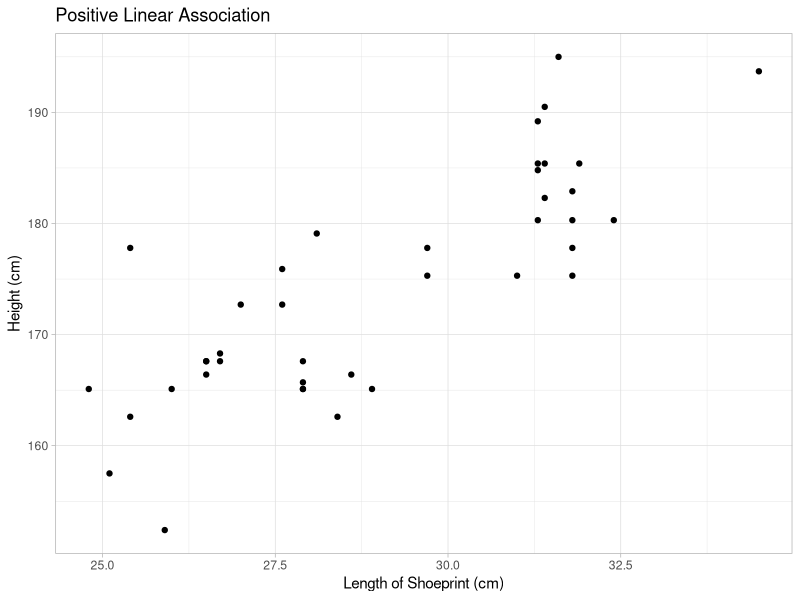
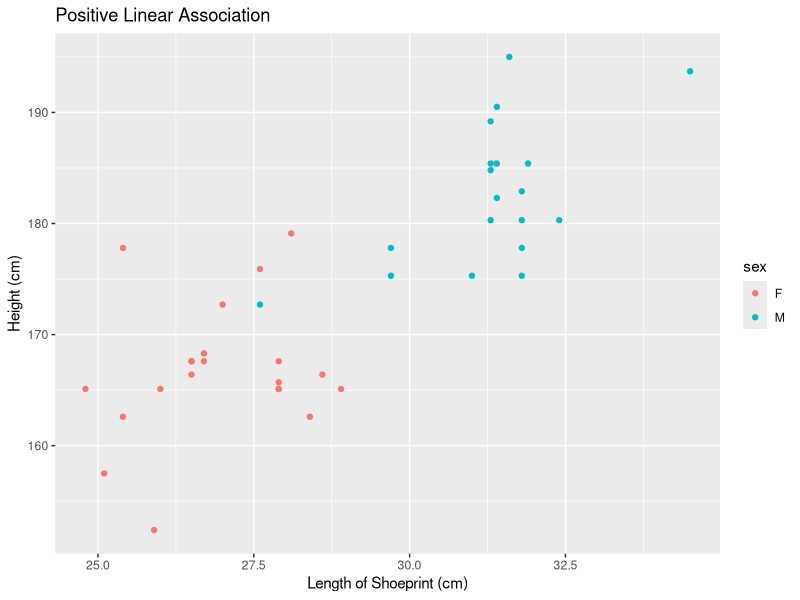
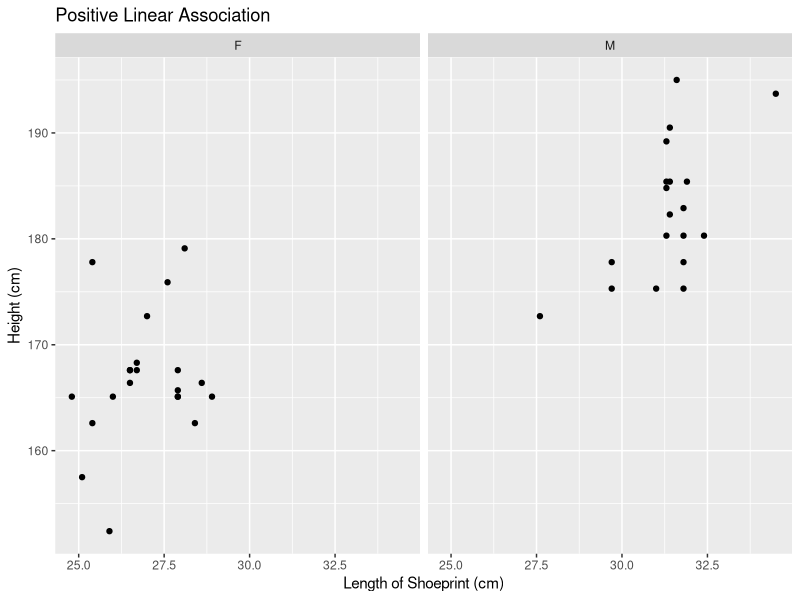
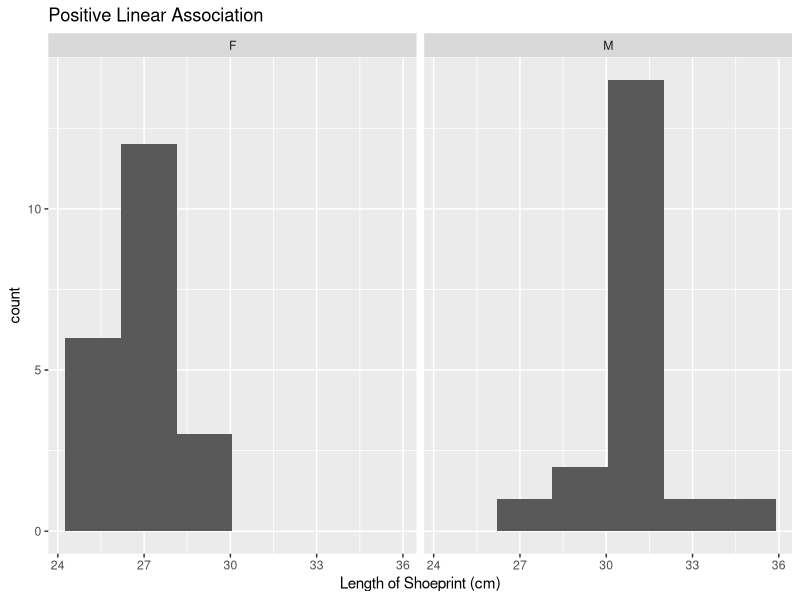
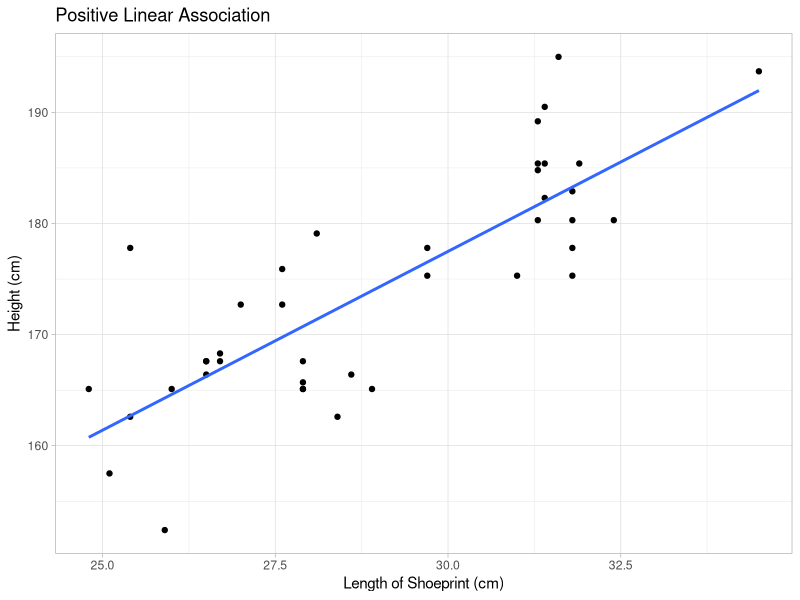
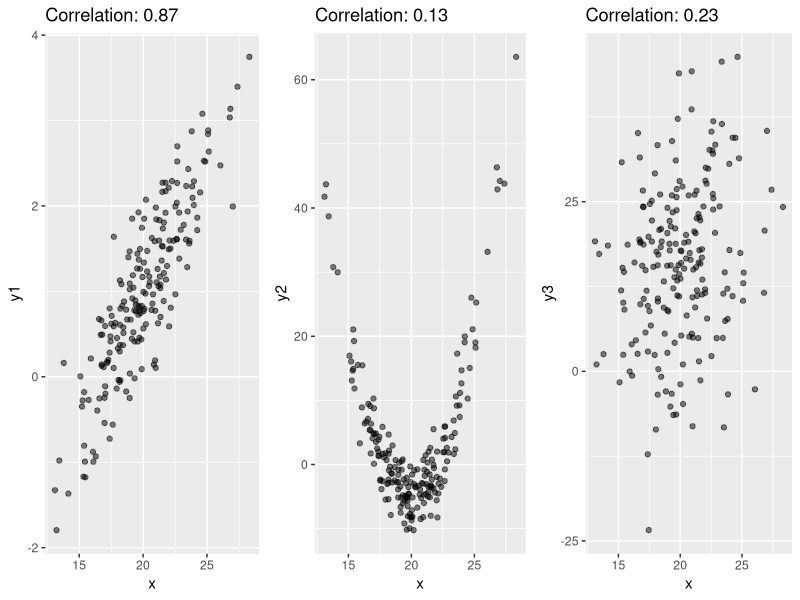
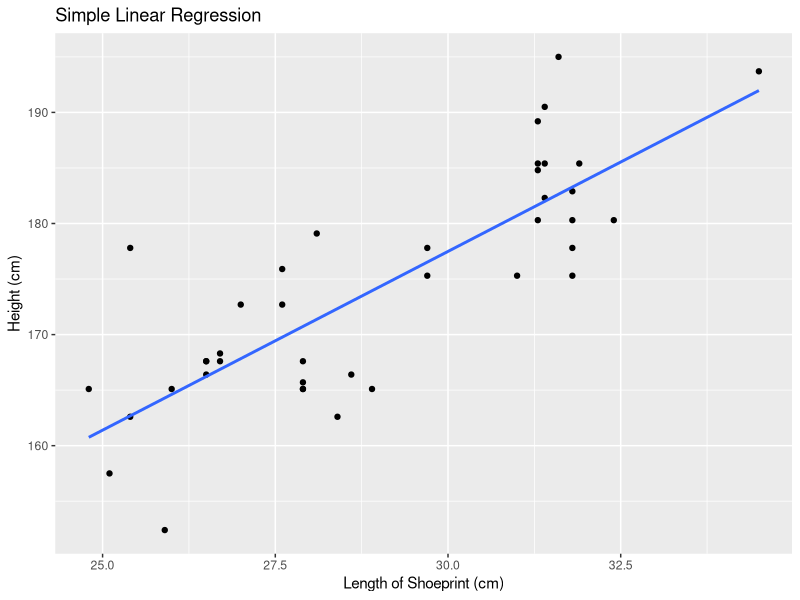
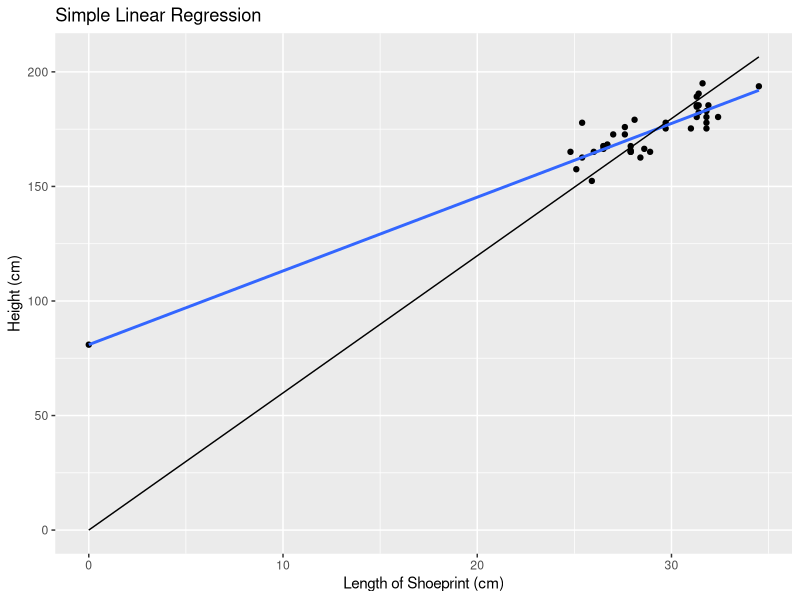

Write the R code that produced these figures, in order.
## ---- chunk 1
# regarding `library()`: you don't have to `library(knitr)` if you `knitr::`
knitr::opts_chunk$set(eval=TRUE, include=TRUE, echo=TRUE, message=FALSE, warning=FALSE)

# knitting will default to pdf (rather than, e.g., html)
knitr::opts_chunk$set(dev='pdf')

# Defines a new code chunk `parameter=argument` option which will allow the
# size of printed code+output to be controlled using latex text size names:
# https://www.overleaf.com/learn/latex/Font_sizes%2C_families%2C_and_styles#Reference_guide
def.chunk.hook  <- knitr::knit_hooks$get("chunk")
knitr::knit_hooks$set(chunk = function(x, options) {
  x <- def.chunk.hook(x, options)
  ifelse(options$size != "normalsize", paste0("\n \\", options$size,"\n\n", x, "\n\n \\normalsize"), x)
})

color_block = function(color) {
  function(x, options) sprintf('\\color{%s}\\begin{verbatim}%s\\end{verbatim}',
                               color, x)
}
knitr::knit_hooks$set(message = color_block('red'))
knitr::knit_hooks$set(warning = color_block('red'))
knitr::knit_hooks$set(error = color_block('red'))
## ---- chunk 2
library(tidyverse)
heights <- read_csv("heights.csv")
glimpse(heights)
## ---- chunk 3
# {r, fig.width=3, fig.height=2}
heights %>% 
  ggplot(aes(x=shoePrint, y=height)) + 
  geom_point() + theme_light() +
  labs(title="Positive Linear Association",
       x="Length of Shoeprint (cm)",
       y="Height (cm)")
## ---- chunk 4
library(tidyverse)
heights <- read_csv("heights.csv")
glimpse(heights)
## ---- chunk 5
# {r, fig.width=3, fig.height=2}
heights %>% ggplot(aes(
  x=shoePrint, y=height, color=sex)) + 
  geom_point() + theme_gray() +
  labs(title="Positive Linear Association",
       x="Length of Shoeprint (cm)",
       y="Height (cm)")
## ---- chunk 6
library(tidyverse)
heights <- read_csv("heights.csv")
glimpse(heights)
## ---- chunk 7
# {r, fig.width=3, fig.height=2}
heights %>% 
  ggplot(aes(x=shoePrint, y=height)) + 
  geom_point() + facet_wrap(~sex) +
  labs(title="Positive Linear Association",
       x="Length of Shoeprint (cm)",
       y="Height (cm)")
## ---- chunk 8
library(tidyverse)
heights <- read_csv("heights.csv")
glimpse(heights)
## ---- chunk 9
# {r, fig.width=3, fig.height=2}
heights %>% 
  ggplot(aes(x=shoePrint)) + 
  geom_histogram(bins=6) + 
  facet_wrap(~sex) +
  labs(title="Positive Linear Association",
       x="Length of Shoeprint (cm)")
## ---- chunk 10
cor(heights$shoePrint, heights$height)
## ---- chunk 11
# {r, fig.width=3, fig.height=2}
heights %>% ggplot(aes(
  x=shoePrint, y=height)) + geom_point() + 
  geom_smooth(method=lm, se=FALSE) +
  labs(title="Positive Linear Association",
       x="Length of Shoeprint (cm)",
       y="Height (cm)") + theme_light()
## ---- chunk 12
set.seed(11)
n <- 200;
x=rnorm(n = n, mean = 20, sd = 3)
dat <- data_frame(x=x, y=-5+x*0.3+rnorm(n = n, mean = 0, sd = 0.5))
fig1 <- dat %>% 
  ggplot(aes(x=x, y=y)) + geom_point(alpha=0.5) +
  labs(title=paste("Correlation: ", round(cor(dat$x,dat$y), digits=2), sep=""), y="y1")

dat <- data_frame(x=x, y=-5+(x-20)^2+rnorm(n = n, mean = 0, sd = 3))
fig2 <- dat %>% 
  ggplot(aes(x=x, y=y)) + geom_point(alpha=0.5)  +
  labs(title=paste("Correlation: ", round(cor(dat$x,dat$y), digits=2), sep=""), y="y2")

dat <- data_frame(x=x, y=-5+x+rnorm(n = n, mean = 0, sd = 12))
fig3 <- dat %>% 
  ggplot(aes(x=x, y=y)) + geom_point(alpha=0.5)  +
  labs(title=paste("Correlation: ", round(cor(dat$x,dat$y), digits=2), sep=""), y="y3")

library(gridExtra)
grid.arrange(fig1, fig2, fig3, ncol=3)
## ---- chunk 13
# https://ggplot2.tidyverse.org/reference/
# geom_smooth.html
heights %>% ggplot(aes(
  x=shoePrint,y=height)) + geom_point() + 
  geom_smooth(method=lm, se=FALSE) + 
  labs(title="Simple Linear Regression",
       x="Length of Shoeprint (cm)", 
       y="Height (cm)")
## ---- chunk 14
intercept <- lm(height~shoePrint, data=heights)$coeff[1]
# "-1" means a "zero intercept" model going through (0,0)
lm(height ~ -1 + shoePrint, data=heights)$coeff[1] -> 
  slope_if_intercept_is_0; coef0 <- slope_if_intercept_is_0

heights %>% add_row(tibble(shoePrint=0, height=intercept)) %>% 
  ggplot(aes(x=shoePrint,y=height)) + geom_point() + 
  geom_smooth(method=lm, se=FALSE) + 
  geom_segment(aes(x=x, y=y, xend=xend, yend=yend),
    data=tibble(x=0, y=0, xend=34.5, yend=34.5*coef0)) + 
  labs(title="Simple Linear Regression", y="Height (cm)",
       x="Length of Shoeprint (cm)")
## ---- chunk 15
heights %>% ggplot(aes(
  x=shoePrint,y=height)) + geom_point() + 
  theme(axis.title.x=element_blank(),
        axis.title.y=element_blank()) + 
  geom_smooth(method=lm, se=FALSE) -> least_squares_plot

least_squares_data <- tibble(x=heights$shoePrint,
                  yhat=predict(lm(height~shoePrint, data=heights)),
                  y=heights$height)

for(i in 1:length(heights$height)){
  least_squares_plot <- least_squares_plot + 
    geom_segment(aes(x=x, y=y, xend=x, yend=yhat), 
                 data=least_squares_data[i,], color='red', size=1/3)
}

worse_prediction <- predict(lm(height~shoePrint, data=heights)) + 
                    -2.5*heights$shoePrint + 75

heights %>% ggplot(aes(
  x=shoePrint,y=height)) + geom_point() + 
  theme(axis.title.x=element_blank(),
        axis.title.y=element_blank()) + 
  geom_line(data=tibble(y=worse_prediction,
                        x=heights$shoePrint),
            aes(x=x,y=y)) -> least_squares_plot2

least_squares_data <- tibble(x=heights$shoePrint,
                  yhat=worse_prediction, y=heights$height)

for(i in 1:length(heights$height)){
  least_squares_plot2 <- least_squares_plot2 + 
    geom_segment(aes(x=x, y=y, xend=x, yend=yhat), 
                 data=least_squares_data[i,], color='red', size=1/3)
}

gridExtra::grid.arrange(least_squares_plot2, least_squares_plot, ncol=2)
## ---- chunk 16
least_squares_fit <- lm( height ~ shoePrint , data=heights) # "response ~ predictor"
# least_squares_fit %>% summary() %>% broom::tidy() # library(broom)
summary(least_squares_fit)$coefficients
## ---- chunk 17
# https://ggplot2.tidyverse.org/reference/
# geom_smooth.html
heights %>% ggplot(aes(
  x=shoePrint,y=height)) + geom_point() + 
  geom_smooth(method=lm, se=FALSE) + 
  labs(title="Simple Linear Regression",
       x="Length of Shoeprint (cm)", 
       y="Height (cm)")
## ---- chunk 18
heights %>% ggplot(aes(
  x=shoePrint,y=height)) + geom_point() + 
  theme(axis.title.x=element_blank(),
        axis.title.y=element_blank()) + 
  geom_smooth(method=lm, se=FALSE) -> least_squares_plot

least_squares_data <- tibble(x=heights$shoePrint,
                  yhat=predict(lm(height~shoePrint, data=heights)),
                  y=heights$height)

for(i in 1:length(heights$height)){
  least_squares_plot <- least_squares_plot + 
    geom_segment(aes(x=x, y=y, xend=x, yend=yhat), 
                 data=least_squares_data[i,], color='red', size=1/3)
}

worse_prediction <- 0*heights$shoePrint + mean(heights$height)

heights %>% ggplot(aes(
  x=shoePrint,y=height)) + geom_point() + 
  theme(axis.title.x=element_blank(),
        axis.title.y=element_blank()) + 
  geom_line(data=tibble(y=worse_prediction,
                        x=heights$shoePrint),
            aes(x=x,y=y)) -> least_squares_plot2

least_squares_data <- tibble(x=heights$shoePrint,
                  yhat=worse_prediction, y=heights$height)

for(i in 1:length(heights$height)){
  least_squares_plot2 <- least_squares_plot2 + 
    geom_segment(aes(x=x, y=y, xend=x, yend=yhat), 
                 data=least_squares_data[i,], color='red', size=1/3)
}

# library(gridExtra)
gridExtra::grid.arrange(least_squares_plot2, least_squares_plot, ncol=2)
## ---- chunk 19
heights %>% ggplot(aes(
  x=shoePrint,y=height)) + geom_point() + 
  theme(axis.title.x=element_blank(),
        axis.title.y=element_blank()) + 
  geom_smooth(method=lm, se=FALSE) -> least_squares_plot

least_squares_data <- tibble(x=heights$shoePrint,
                  yhat=predict(lm(height~shoePrint, data=heights)),
                  y=heights$height)

for(i in 1:length(heights$height)){
  least_squares_plot <- least_squares_plot + 
    geom_segment(aes(x=x, y=y, xend=x, yend=yhat), 
                 data=least_squares_data[i,], color='red', size=1/3)
}

least_squares_plot2 <- heights %>% ggplot(aes(x=shoePrint, y=height)) + 
  geom_point() + theme(axis.title.x=element_blank(), axis.title.y=element_blank())

worse_prediction <- 0*heights$shoePrint + mean(heights$height)
worse_prediction[heights$sex=="M"] <- mean(heights$height[heights$sex=="M"])
worse_prediction[heights$sex=="F"] <- mean(heights$height[heights$sex=="F"])
least_squares_data <- tibble(x=heights$shoePrint,
                  yhat=worse_prediction, y=heights$height)

for(i in 1:length(heights$height)){
  least_squares_plot2 <- least_squares_plot2 + 
    geom_segment(aes(x=x, y=y, xend=x, yend=yhat), 
                 data=least_squares_data[i,], color='red', size=1/3)
}

better_prediction_M <- 0*heights$shoePrint + mean(heights$height[heights$sex=="M"])
better_prediction_F <- 0*heights$shoePrint + mean(heights$height[heights$sex=="F"])
least_squares_plot2 <- least_squares_plot2 + 
  geom_line(data=tibble(y=better_prediction_M,
                        x=heights$shoePrint), 
                        aes(x=x,y=y), color='blue') +
  geom_line(data=tibble(y=better_prediction_F,
                        x=heights$shoePrint), 
                        aes(x=x,y=y), color='blue')
# library(gridExtra)
gridExtra::grid.arrange(least_squares_plot, least_squares_plot2, ncol=2)
## ---- chunk 20
summary(least_squares_fit)$r.squared
#for Simple Linear Regression that equals
cor(heights$shoePrint, heights$height)^2

least_squares_fit2 <- # different "x"
  lm(height~sex, data=heights)
summary(least_squares_fit2)$r.squared
## ---- chunk 21
heights %>% ggplot(aes(y=sex, x=height))+ 
  geom_boxplot() + theme_light() +
  labs(y="Indicator Variable\n(sex)",
       x="Height (cm)")
## ---- chunk 22
least_squares_fit2 
## ---- chunk 23
heights %>% ggplot(aes(
  x=shoePrint, y=height, color=sex)) + 
  geom_point() + theme_light() +
  labs(title="No Explanatory Variables",
       x="Length of Shoeprint (cm)\nNOT USED IN MODEL",
       y="Height (cm)") -> least_squares_plot

worse_prediction <- 0*heights$shoePrint + mean(heights$height)
least_squares_data <- tibble(x=heights$shoePrint,
                  yhat=worse_prediction, y=heights$height)

for(i in 1:length(heights$height)){
  least_squares_plot <- least_squares_plot + 
    geom_segment(aes(x=x, y=y, xend=x, yend=yhat), 
                 data=least_squares_data[i,], color='black', size=1/3)
}

worse_prediction <- 0*heights$shoePrint + mean(heights$height)
better_prediction_M <- 0*heights$shoePrint + mean(heights$height[heights$sex=="M"])
better_prediction_F <- 0*heights$shoePrint + mean(heights$height[heights$sex=="F"])

least_squares_plot <- least_squares_plot + 
  geom_line(data=tibble(y=worse_prediction,
                        x=heights$shoePrint), aes(x=x,y=y), color='black')

heights %>% ggplot(aes(
  x=shoePrint, y=height, color=sex)) + 
  geom_point() + theme_light() +
  labs(title="Using an Indiator Variable",
       x="Length of Shoeprint (cm)\nNOT USED IN MODEL",
       y="Height (cm)") -> least_squares_plot2

worse_prediction <- 0*heights$shoePrint + mean(heights$height)
worse_prediction[heights$sex=="M"] <- mean(heights$height[heights$sex=="M"])
worse_prediction[heights$sex=="F"] <- mean(heights$height[heights$sex=="F"])
least_squares_data <- tibble(x=heights$shoePrint,
                  yhat=worse_prediction, y=heights$height)

for(i in 1:length(heights$height)){
  least_squares_plot2 <- least_squares_plot2 + 
    geom_segment(aes(x=x, y=y, xend=x, yend=yhat), 
                 data=least_squares_data[i,], color='black', size=1/3)
}

least_squares_plot2 <- least_squares_plot2 + 
  geom_line(data=tibble(y=better_prediction_M,
                        x=heights$shoePrint,
                        sex=rep("M", length(heights$shoePrint))), 
                        aes(x=x,y=y,color=sex)) +
  geom_line(data=tibble(y=better_prediction_F,
                        x=heights$shoePrint,
                        sex=rep("F", length(heights$shoePrint))), 
                        aes(x=x,y=y,color=sex))
# library(gridExtra)
gridExtra::grid.arrange(least_squares_plot, least_squares_plot2, ncol=2)
## ---- chunk 24
library(broom) # for `tidy()`
## ---- chunk 25
tibble(sexM=as.numeric(heights$sex=="M"), 
       y=heights$height) -> version_1
lm(y~sexM, data=version_1) %>% 
  tidy() %>% select(-std.error)
## ---- chunk 26
tibble(x=as.numeric(heights$sex=="M"), 
       `height (cm)`=heights$height) %>% 
  ggplot(aes(x=x,y=`height (cm)`)) + 
  geom_point() + xlim(c(-1,3)) +
  xlab('"M" is 1 and "F" is 0') +
  geom_smooth(method=lm, se=FALSE) 
## ---- chunk 27
cor(heights$sex=="M", heights$height)
## ---- chunk 28
library(broom) # for `tidy()`
## ---- chunk 29
tibble(sexM=2*as.numeric(heights$sex=="M"), 
       y=heights$height) -> version_2
lm(y~sexM, data=version_2) %>% 
  tidy() %>% select(-std.error)
## ---- chunk 30
tibble(x=2*as.numeric(heights$sex=="M"), 
       `height (cm)`=heights$height) %>% 
  ggplot(aes(x=x,y=`height (cm)`)) + 
  geom_point() + xlim(c(-1,3)) +
  xlab('"M" is 2 and "F" is 0') +
  geom_smooth(method=lm, se=FALSE)
## ---- chunk 31
cor(2*(heights$sex=="M"), heights$height)
## ---- chunk 32
lm(height~shoePrint, data=heights) %>% 
  tidy() %>% select(-std.error)
## ---- chunk 33
tibble(`length of shoeprint (cm)`=heights$shoePrint, 
       `height (cm)`=heights$height) %>% 
  ggplot(aes(x=`length of shoeprint (cm)`, y=`height (cm)`)) + 
  geom_point() + geom_smooth(method=lm, se=FALSE)
## ---- chunk 34
cor(heights$shoePrint, heights$height)
## ---- chunk 35
lm(height~I(shoePrint/2.54), data=heights) %>% 
  tidy() %>% select(-std.error)
## ---- chunk 36
tibble(`length of shoeprint (in)`=heights$shoePrint/2.54, 
       `height (cm)`=heights$height) %>% 
  ggplot(aes(x=`length of shoeprint (in)`, y=`height (cm)`)) + 
  geom_point() + geom_smooth(method=lm, se=FALSE)
## ---- chunk 37
cor(heights$shoePrint/2.54, heights$height)
## ---- chunk 38
lm(height~shoePrint, data=heights) %>% 
  tidy() %>% select(-std.error)
## ---- chunk 39
lm(height~sex, data=heights) %>% 
  tidy() %>% select(-std.error)
## ---- chunk 40
lm(height~shoePrint, data=heights) %>% tidy() # R^2 0.6608845
lm(height~sex, data=heights) %>% tidy() %>% as.matrix() # R^2 0.6283874
lm(height~shoePrint+sex, data=heights) %>% tidy() %>% as.matrix() # R^2 0.6909145
# summary(lm(height~shoePrint+sex, data=heights))$r.squared
## ---- chunk 41
summary(least_squares_fit)$r.squared
# and for Simple Linear Regression
# this is equal to
cor(heights$shoePrint, heights$height)^2
## ---- chunk 42
least_squares_fit2 <- 
  lm(height~shoePrint+sex, data=heights)
summary(least_squares_fit2)$r.squared
